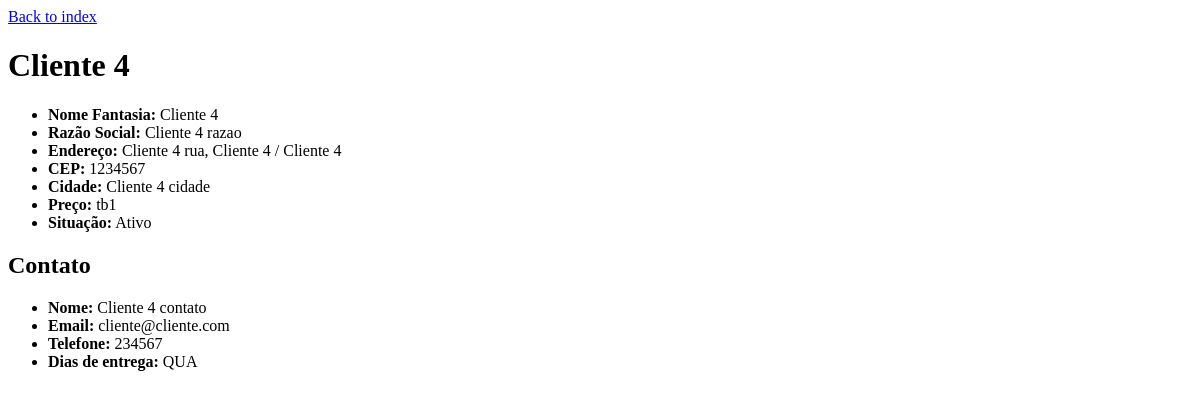
Before: /clientes/4/ with the older database file.
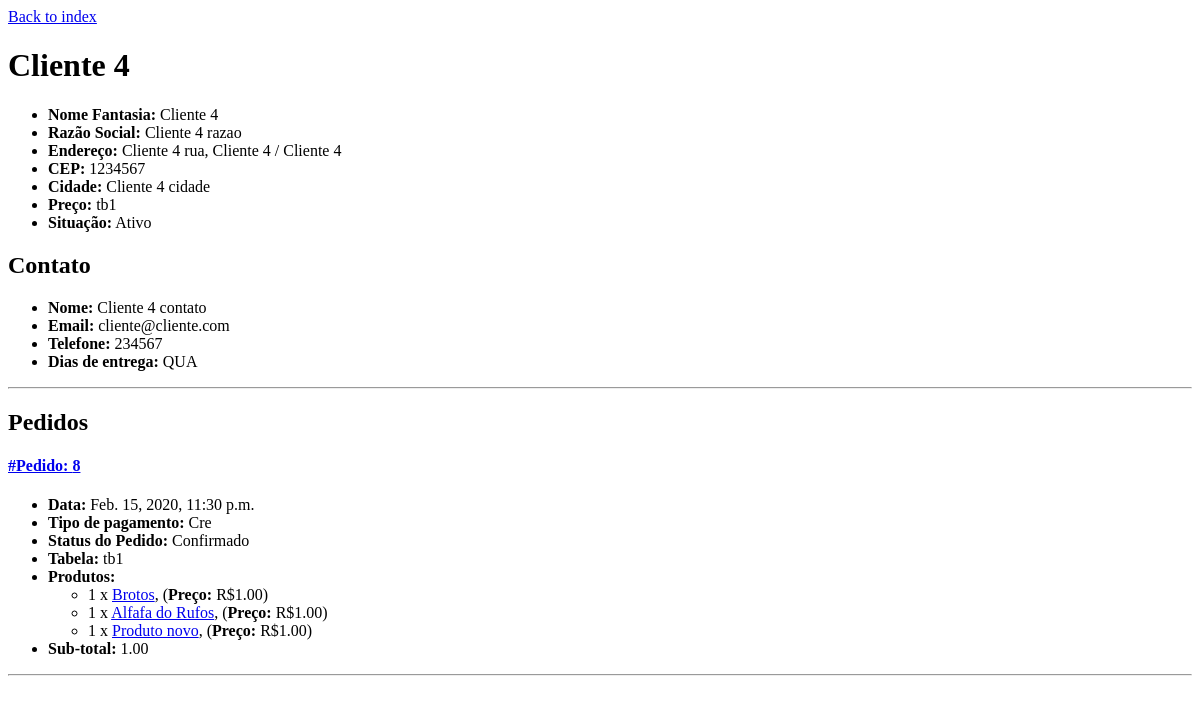
After: the same page with the newer database file.
### rufos/models.py (models this page shows, shortened)
class Entrega(models.Model):
    segunda = 'SEG'
    terca = 'TER'
    quarta = 'QUA'
    quinta = 'QUI'
    sexta = 'SEX'
    sabado = 'SAB'
    domingo = 'DOM'
    entrega_opcoes = [
        (segunda, 'Segunda-Feira'),
        (terca, 'Terça-Feira'),
        (quarta, 'Quarta-Feira'),
        (quinta, 'Quinta-Feira'),
        (sexta, 'Sexta-Feira'),
        (sabado, 'Sábado'),
        (domingo, 'Domingo'),
    ]
    cliente_dias_entrega = models.CharField(
        max_length = 3,
        choices = entrega_opcoes,
    )

class Pedido(models.Model):
    pedido_date = models.DateTimeField(verbose_name="data", auto_now_add=True)
    pedido_cliente = models.ForeignKey(Cliente, on_delete=models.CASCADE, verbose_name="cliente")
    pgto_cre = 'Cre'
    pgto_deb = 'Deb'
    pgto_din = 'Din'
    pedido_pgto_opcoes = [
        (pgto_cre, 'Crédito'),
        (pgto_deb, 'Débito'),
        (pgto_din, 'Dinheiro'),
    ]
    pedido_pagamento = models.CharField(
        max_length = 3,
        choices = pedido_pgto_opcoes,
        verbose_name="tipo de pagamento",
    )
    status_entregue = 'Entregue'
    status_confirmado = 'Confirmado'
    status_cancelado = 'Cancelado'
    pedido_status_opcoes = [
        (status_entregue, 'Entregue'),
        (status_confirmado, 'Confirmado'),
        (status_cancelado, 'Cancelado'),
    ]
    pedido_status = models.CharField(
        max_length = 10,
        choices = pedido_status_opcoes,
        verbose_name="status",
        default= status_confirmado,
    )
    pedido_sub_total = models.DecimalField(verbose_name="sub total", max_digits=5, decimal_places=2, default=1)

class Cliente(models.Model):
    pessoa_fisica = 'FIS'
    pessoa_juridica = 'JUR'
    cliente_tipo_opcoes = [
        (pessoa_fisica, 'Pessoa Física'),
        (pessoa_juridica, 'Pessoa Jurídica'),
    ]
    cliente_tipo = models.CharField(
        verbose_name="tipo",
        max_length = 3,
        choices = cliente_tipo_opcoes,
    )
    cliente_nome_fantasia = models.CharField(verbose_name="nome fantasia", max_length=200)
    cliente_razao_social = models.CharField(verbose_name="razão social", max_length=200)
    cliente_rua = models.CharField(verbose_name="rua", max_length=200)
    cliente_numero = models.CharField(verbose_name="número", max_length=200)
    cliente_complemento = models.CharField(verbose_name="complemento", max_length=200)
    cliente_cep = models.CharField(verbose_name="CEP",max_length=200, help_text="Exemplo: 00000-000")
    cliente_cidade = models.CharField(verbose_name="cidade", max_length=200)
    cliente_nome_contato = models.CharField(verbose_name="pessoa de contato", max_length=200)
    cliente_email = models.EmailField(verbose_name="email de contato", max_length=254, unique="true")
    cliente_telefone = models.CharField(verbose_name="telefone de contato", max_length=200, help_text="Exemplo: 51 9 0000 0000")
    cliente_dias_entrega = models.ManyToManyField(
        Entrega,
        verbose_name="dias de entrega",
    )
    tabela_1 = 'tb1'
    tabela_2 = 'tb2'
    tabela_3 = 'tb3'
    cliente_tabela_opcoes = [
        (tabela_1, 'Tabela 1'),
        (tabela_2, 'Tabela 2'),
        (tabela_3, 'Tabela 3'),
    ]
    cliente_lista_precos = models.CharField(
        max_length = 3,
        choices = cliente_tabela_opcoes,
        verbose_name="tabela de preços",
    )
    cliente_ativo = models.BooleanField(default=True)
    datestamp = models.DateTimeField(auto_now_add=True)

class PedidoProduto(models.Model):
    pedido = models.ForeignKey(Pedido, on_delete=models.CASCADE)
    produto = models.ForeignKey(Produto, on_delete=models.CASCADE)
    quantidade = models.PositiveIntegerField(default=1)
    """@property
    def get_price(self, produto):
        self.tabela = self.pedido.pedido_cliente.cliente_lista_precos
        return self.tabela


        def valor_tt(self, pedido):
        self.tabela = self.pedido.pedido_cliente.cliente_lista_precos
        print(tabela)

         , quantidade, produto if tabela == "TB1":
            self.valor_total = self.quantidade * self.produto.produto_preco_tb1
        elif tabela == "TB2":
            self.valor_total = self.quantidade * self.produto.produto_preco_tb2
        elif tabela == "TB3":
            self.valor_total = self.quantidade * self.produto.produto_preco_tb3
        return self.valor_total"""

class Produto(models.Model):
    produto_nome = models.CharField(verbose_name="produto", max_length=200)
    produto_codigo = models.DecimalField(verbose_name="código", max_digits=5, decimal_places=2)
    produto_ncm = models.CharField(verbose_name="NCM", max_length=200)
    produto_categoria = models.CharField(verbose_name="categoria", max_length=200)
    produto_foto = models.ImageField(upload_to = 'uploads/', verbose_name="foto")
    produto_un_medida = models.DecimalField(verbose_name="unidade de medida", max_digits=3, decimal_places=2, help_text="Unidade em kilograma")
    origem_propria = 'Prop'
    origem_terceiros = 'Terc'
    produto_origem_opcoes = [
        (origem_propria, 'Própria'),
        (origem_terceiros, 'Terceiros'),
    ]
    produto_origem = models.CharField(
        max_length = 4,
        choices = produto_origem_opcoes,
        verbose_name="origem",
    )
    produto_preco_tb1 = models.DecimalField(verbose_name="preço tabela 1", max_digits=5, decimal_places=2, default=0.00)
    produto_preco_tb2 = models.DecimalField(verbose_name="preço tabela 2", max_digits=5, decimal_places=2, default=0.00)
    produto_preco_tb3 = models.DecimalField(verbose_name="preço tabela 3", max_digits=5, decimal_places=2, default=0.00)
    produto_custo = models.DecimalField(verbose_name="preço custo", max_digits=5, decimal_places=2, default=0.00)
    produto_ativo = models.BooleanField(verbose_name="produto ativo", default=True)
    datestamp = models.DateTimeField(auto_now_add=True)
    def __str__(self):
        return self.produto_nome

### rufos/views.py (the view)
# urls.py: path('clientes/<int:cliente_id>/', views.detalhes_cliente, name='detalhes_cliente'),
def detalhes_cliente(request, cliente_id):
    cliente = get_object_or_404(Cliente, pk=cliente_id)
    pedido = Pedido.objects.filter(pedido_cliente=cliente_id)
    produtos = PedidoProduto.objects.all()
    dias = cliente.cliente_dias_entrega.all()
    context={
        'cliente':cliente,
        'pedido':pedido,
        'produtos':produtos,
        'dias':dias,
    }
    return render(request, 'rufos/detalhes_cliente.html', context)

### rufos/templates/rufos/detalhes_cliente.html
<p><a href="/">Back to index</a></p>
<h1>{{ cliente.cliente_nome_fantasia }}</h1>
<ul>
    <li><b>Nome Fantasia:</b> {{ cliente.cliente_nome_fantasia }}</li>
    <li><b>Razão Social:</b> {{ cliente.cliente_razao_social }}</li>
    <li><b>Endereço:</b> {{ cliente.cliente_rua }}, {{ cliente.cliente_numero }} / {{ cliente.cliente_complemento }}</li>
    <li><b>CEP:</b> {{ cliente.cliente_cep }}</li>
    <li><b>Cidade:</b> {{ cliente.cliente_cidade }}</li>
    <li><b>Preço:</b> {{ cliente.cliente_lista_precos }}</li>
    <li><b>Situação:</b> {% if cliente.cliente_ativo == True %} Ativo {% else %} Inativo {% endif %}</li>
</ul>
<h2>Contato</h2>
<ul>
    <li><b>Nome:</b> {{ cliente.cliente_nome_contato }}</li>
    <li><b>Email:</b> {{ cliente.cliente_email }}</li>
    <li><b>Telefone:</b> {{ cliente.cliente_telefone }}</li>
    <li><b>Dias de entrega:</b> {% for d in dias %} {{ d.cliente_dias_entrega }} {% endfor %}</li>
</ul>
{% if pedido %}
    <hr>
    <h2>Pedidos</h2>
        {% for p in pedido %}
        <h4><a href="/pedidos/{{ p.id }}"><b>#Pedido: </b>{{ p.id }}</a></h4>
        <ul>
            <li><b>Data: </b>{{ p.pedido_date }}</li>
            <li><b>Tipo de pagamento: </b>{{ p.pedido_pagamento }}</li>
            <li><b>Status do Pedido: </b>{{ p.pedido_status }}</li>
            <li><b>Tabela: </b>{{ p.pedido_cliente.cliente_lista_precos }}</li>
            <li><b>Produtos:</b>
            {% for prd in produtos %}
                {% if prd.pedido_id == p.id %}
                    <ul>
                        <li> {{ prd.quantidade }} x <a href="/produtos/{{ prd.produto_id }}">{{ prd.produto }}</a>,
                        {% if prd.pedido.pedido_cliente.cliente_lista_precos == 'tb1' %}
                            (<b>Preço: </b>R${{ prd.produto.produto_preco_tb1 }})</li>
                        {% elif prd.pedido.pedido_cliente.cliente_lista_precos == 'tb2' %}
                            (<b>Preço: </b>R${{ prd.produto.produto_preco_tb2}})</li>
                        {% elif prd.pedido.pedido_cliente.cliente_lista_precos == 'tb3' %}
                            (<b>Preço: </b>R${{ prd.produto.produto_preco_tb3}})</li>
                        {% endif %}
                    </ul>
                {% endif %}
            {% endfor %}
            </li>
            <li><b>Sub-total: </b>{{ p.pedido_sub_total }}</li>
        </ul>
        <hr>
        {% endfor %}
{% endif %}

Changed rows visible on the page:
added Pedido: id "8", pedido_date "Feb. 15, 2020, 11:30 p.m.", pedido_pagamento "Cre", pedido_status "Confirmado", pedido_cliente.cliente_lista_precos "tb1", pedido_sub_total "1.00"
added PedidoProduto: quantidade "1", produto "Brotos", produto.produto_preco_tb1 "1.00"
added PedidoProduto: quantidade "1", produto "Alfafa do Rufos", produto.produto_preco_tb1 "1.00"
added PedidoProduto: quantidade "1", produto "Produto novo", produto.produto_preco_tb1 "1.00"
Other visible differences:
text now shown: "Pedidos"
